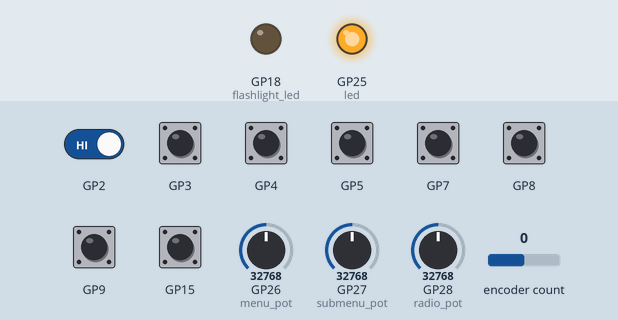
Recording of a program running on a simulated Raspberry Pi Pico running CircuitPython. Parts: output pins drawn as LEDs (lit = HIGH). The test bench sets the inputs (shaded band); at power-on: GP2–5, GP7–9, GP15 HIGH, GP26 (menu_pot) = 32768, GP27 (submenu_pot) = 32768, GP28 (radio_pot) = 32768, encoder count 0 (analog values on the 0–65535 scale). USB keyboard and mouse output is not drawn; what the program prints to the serial console is not drawn.

Above: at 0.01 s.
At 1.8 s:
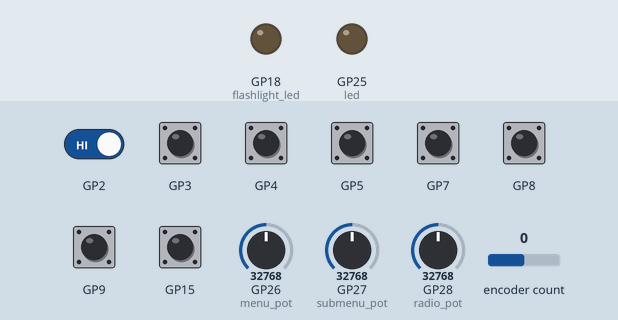
1.9 s: GP26 (menu_pot) set to 45874
3.4 s: GP27 (submenu_pot) set to 45874
4.9 s: GP7 pulled LOW for 0.15 s
8.0 s: GP8 pulled LOW for 0.15 s
9.6 s: GP15 pulled LOW for 0.15 s
11.2 s: GP2 driven LOW and GP8 driven LOW
Timing chart, 0 to 14.2 s (numbered marks = the images above; inputs shaded):
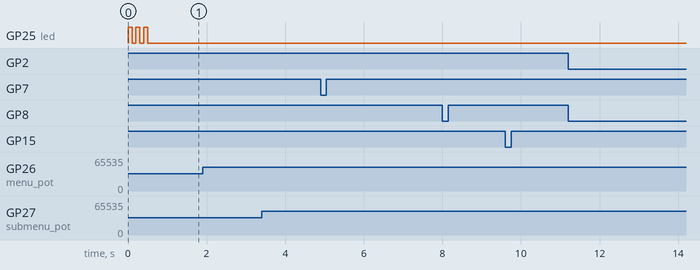

The program:

code.py
```python
"""
Pip-Boy 3000 MK IV - Pico I/O Coprocessor

Acts as a USB HID keyboard + consumer-control device for the Raspberry Pi
running the Pip-Boy app. All physical controls funnel through here.

Wiring:
  GP0/GP1   I2C0 SDA/SCL  -> SparkFun ROB-15451 motor driver -> bipolar stepper (radiation gauge)
  GP2-GP6   JS5208 5-way joystick (UP, DOWN, LEFT, RIGHT, CENTER) - active low
  GP7       ESE-20C441 select button - active low
  GP8       TL1265YQSCLR power button - active low (short / long press)
  GP9       TL1265YQSCLR flashlight button - active low (not used yet)
  GP10      DHT22 humidity sensor (single-wire)
  GP13      KY-040 encoder CLK
  GP14      KY-040 encoder DT
  GP15      KY-040 encoder SW - active low
  GP16      WS2812B NeoPixel chain (not used yet)
  GP18      TL1265YQSCLR flashlight LED output (not used yet)
  GP26 ADC0 Bourns 3382G - Menu Selector pot (absolute, 5 zones -> F1..F5)
  GP27 ADC1 Bourns 3382G - SubMenu Selector pot (relative, LEFT/RIGHT arrow)
  GP28 ADC2 Bourns 3382G - Radio pot (cosmetic for now)

Keys sent to Pi:
  F1..F5         module switch (STAT / INV / DATA / MAP / RADIO)
  LEFT/RIGHT     submenu prev/next
  UP/DOWN        item scroll
  ENTER          select
  F9             power button short press (Pi handles graceful shutdown)
  Vol+/Vol-      encoder rotation  (consumer control)
  Mute           encoder click     (consumer control)
"""

import time
import board
import digitalio
import analogio
import rotaryio
import usb_hid
from adafruit_hid.keyboard import Keyboard
from adafruit_hid.keycode import Keycode
from adafruit_hid.consumer_control import ConsumerControl
from adafruit_hid.consumer_control_code import ConsumerControlCode

# =================================================================
# CONFIG / TUNING
# =================================================================

POLL_INTERVAL = 0.005

# Button debounce
DEBOUNCE = 0.05

# Encoder: rotaryio gives 4 counts per detent on most KY-040 units
COUNTS_PER_DETENT = 4

# Pot tuning
MENU_POT_ZONES = 5
MENU_POT_HYSTERESIS = 1500          # ADC counts; stops jitter at zone boundaries
SUBMENU_POT_STEP_THRESHOLD = 4000   # ADC counts of motion to register one step
RADIO_POT_REPORT_THRESHOLD = 500    # ignore radio pot noise below this

# Power button
POWER_LONG_PRESS = 3.0  # seconds; held >= this triggers hard-off path

# DHT22
DHT_SAMPLE_PERIOD = 2.0  # DHT22 spec minimum

# Stepper / radiation gauge (CALIBRATE THESE)
GAUGE_STEPS_FULL_RANGE = 200   # steps from needle-left to needle-right
GAUGE_HUMIDITY_MIN = 20        # % humidity that pins the needle left
GAUGE_HUMIDITY_MAX = 80        # % humidity that pins the needle right

# Initial menu-pot sync delay: gives the Pi time to boot before
# we send the first F-key. If the Pi misses it, the user can just
# wiggle the Menu pot to re-sync.
INITIAL_SYNC_DELAY = 8.0

# Module mapping (matches Pi-side F1..F5 handlers)
MODULE_KEYS = [
    Keycode.F1,  # Stats
    Keycode.F2,  # Inventory
    Keycode.F3,  # Data
    Keycode.F4,  # Map
    Keycode.F5,  # Radio
]


# =================================================================
# HID DEVICES
# =================================================================
kbd = Keyboard(usb_hid.devices)
consumer = ConsumerControl(usb_hid.devices)


# =================================================================
# HARDWARE INIT
# =================================================================

def _input_pullup(pin):
    p = digitalio.DigitalInOut(pin)
    p.direction = digitalio.Direction.INPUT
    p.pull = digitalio.Pull.UP
    return p

# Joystick (CENTER intentionally unused)
joy_up     = _input_pullup(board.GP2)
joy_down   = _input_pullup(board.GP3)
joy_left   = _input_pullup(board.GP4)
joy_right  = _input_pullup(board.GP5)
joy_center = _input_pullup(board.GP6)

# Buttons
select_btn     = _input_pullup(board.GP7)
power_btn      = _input_pullup(board.GP8)
flashlight_btn = _input_pullup(board.GP9)

# Flashlight LED (placeholder)
flashlight_led = digitalio.DigitalInOut(board.GP18)
flashlight_led.direction = digitalio.Direction.OUTPUT
flashlight_led.value = False

# Encoder
encoder     = rotaryio.IncrementalEncoder(board.GP13, board.GP14)
encoder_btn = _input_pullup(board.GP15)

# Pots
menu_pot    = analogio.AnalogIn(board.GP26)
submenu_pot = analogio.AnalogIn(board.GP27)
radio_pot   = analogio.AnalogIn(board.GP28)

# DHT22 (uncomment when adafruit_dht is in /lib)
# import adafruit_dht
# dht = adafruit_dht.DHT22(board.GP10)
dht = None

# Motor driver (uncomment when the SparkFun motor driver lib is in /lib)
# import busio
# from sparkfun_qwiicmotordriver import QwiicMotorDriver  # confirm exact lib name
# i2c = busio.I2C(scl=board.GP1, sda=board.GP0)
# motor = QwiicMotorDriver(i2c)
motor = None

# Onboard LED for debug
led = digitalio.DigitalInOut(board.LED)
led.direction = digitalio.Direction.OUTPUT


# =================================================================
# STATE
# =================================================================

def _initial_zone(value, num_zones):
    z = value * num_zones // 65536
    return num_zones - 1 if z >= num_zones else z

# Menu pot - absolute
current_menu_zone = _initial_zone(menu_pot.value, MENU_POT_ZONES)
boot_time = time.monotonic()
initial_sync_sent = False

# SubMenu pot - relative; anchor moves each time we emit a step
submenu_anchor = submenu_pot.value

# Radio pot - cosmetic; track last reported value
last_radio_value = radio_pot.value

# Joystick
joy_inputs = {
    # name: (pin, keycode)
    "up":    (joy_up,    Keycode.UP_ARROW),
    "down":  (joy_down,  Keycode.DOWN_ARROW),
    "left":  (joy_left,  Keycode.LEFT_ARROW),
    "right": (joy_right, Keycode.RIGHT_ARROW),
}
joy_last_state = {name: True for name in joy_inputs}

# Buttons (debounce state)
btn_last_state = {"select": True, "encoder": True, "flashlight": True}
btn_last_press_time = {"select": 0.0, "encoder": 0.0, "flashlight": 0.0}

# Power button (special: short vs long press)
power_last_state = True
power_pressed_at = None
power_long_fired = False

# Encoder
last_encoder_position = encoder.position
encoder_accum = 0

# DHT22 / gauge
last_dht_sample = 0.0
current_humidity = None
current_gauge_target = 0
current_gauge_position = 0


# =================================================================
# HELPERS
# =================================================================

def menu_zone_with_hysteresis(value, current_zone):
    """Return new zone, but stick to current zone within deadband."""
    zone_size = 65536 // MENU_POT_ZONES
    low = current_zone * zone_size - MENU_POT_HYSTERESIS
    high = (current_zone + 1) * zone_size + MENU_POT_HYSTERESIS
    if low <= value <= high:
        return current_zone
    new_zone = value * MENU_POT_ZONES // 65536
    if new_zone < 0:
        return 0
    if new_zone >= MENU_POT_ZONES:
        return MENU_POT_ZONES - 1
    return new_zone


def humidity_to_steps(humidity_pct):
    """Map humidity % to absolute stepper position."""
    if humidity_pct is None:
        return current_gauge_position
    h = max(GAUGE_HUMIDITY_MIN, min(GAUGE_HUMIDITY_MAX, humidity_pct))
    span = GAUGE_HUMIDITY_MAX - GAUGE_HUMIDITY_MIN
    pct = (h - GAUGE_HUMIDITY_MIN) / span
    return int(pct * GAUGE_STEPS_FULL_RANGE)


def move_gauge_to(target_steps):
    """Move stepper toward target_steps. NON-BLOCKING.

    TODO: implement with the SparkFun Qwiic Motor Driver lib once it's
    installed. For a bipolar stepper, drive both motor channels in the
    standard 4-step (full) or 8-step (half) pattern, one step per call,
    walking current_gauge_position toward target_steps. Do not block —
    the main loop needs to keep responding to inputs.
    """
    global current_gauge_position
    if motor is None:
        current_gauge_position = target_steps  # pretend until lib is wired
        return
    # TODO: real stepping logic here.
    current_gauge_position = target_steps


def process_radio_pot(value):
    """Cosmetic for now.

    Future: quantize to N zones to send station-select keys, or pipe the
    raw value over USB CDC serial as a fine-tuning indicator for the Pi's
    Radio module.
    """
    pass


# =================================================================
# STARTUP
# =================================================================

print("Pip-Boy Pico controller starting…")
for _ in range(3):
    led.value = True
    time.sleep(0.1)
    led.value = False
    time.sleep(0.1)


# =================================================================
# MAIN LOOP
# =================================================================

while True:
    now = time.monotonic()

    # -------------------------------------------------------------
    # Initial Menu pot sync (once, after Pi has booted)
    # -------------------------------------------------------------
    if not initial_sync_sent and (now - boot_time) >= INITIAL_SYNC_DELAY:
        kbd.send(MODULE_KEYS[current_menu_zone])
        initial_sync_sent = True
        print("[boot] synced menu zone -> module", current_menu_zone)

    # -------------------------------------------------------------
    # Menu pot (absolute, F1..F5)
    # -------------------------------------------------------------
    new_zone = menu_zone_with_hysteresis(menu_pot.value, current_menu_zone)
    if new_zone != current_menu_zone:
        current_menu_zone = new_zone
        kbd.send(MODULE_KEYS[current_menu_zone])
        print("[menu pot] zone ->", current_menu_zone)

    # -------------------------------------------------------------
    # SubMenu pot (relative, LEFT/RIGHT arrow)
    # -------------------------------------------------------------
    submenu_now = submenu_pot.value
    delta = submenu_now - submenu_anchor
    if delta >= SUBMENU_POT_STEP_THRESHOLD:
        kbd.send(Keycode.RIGHT_ARROW)
        submenu_anchor = submenu_now
        print("[submenu pot] -> RIGHT")
    elif delta <= -SUBMENU_POT_STEP_THRESHOLD:
        kbd.send(Keycode.LEFT_ARROW)
        submenu_anchor = submenu_now
        print("[submenu pot] -> LEFT")

    # -------------------------------------------------------------
    # Radio pot (cosmetic)
    # -------------------------------------------------------------
    radio_now = radio_pot.value
    if abs(radio_now - last_radio_value) >= RADIO_POT_REPORT_THRESHOLD:
        process_radio_pot(radio_now)
        last_radio_value = radio_now

    # -------------------------------------------------------------
    # Joystick (UP/DOWN/LEFT/RIGHT) - edge-triggered, no auto-repeat
    # CENTER is intentionally not wired up.
    # -------------------------------------------------------------
    for name, (pin, keycode) in joy_inputs.items():
        pressed = not pin.value
        was_pressed = not joy_last_state[name]
        if pressed and not was_pressed:
            kbd.send(keycode)
        joy_last_state[name] = pin.value

    # -------------------------------------------------------------
    # Select button -> ENTER
    # -------------------------------------------------------------
    pressed = not select_btn.value
    if (pressed and btn_last_state["select"]
            and (now - btn_last_press_time["select"]) > DEBOUNCE):
        btn_last_press_time["select"] = now
        kbd.send(Keycode.ENTER)
        print("[select] ENTER")
    btn_last_state["select"] = not pressed

    # -------------------------------------------------------------
    # Encoder click -> MUTE
    # (consumer-control; if your Pi audio doesn't react, change this
    #  to a regular Keycode and bind it in the pygame event handler.)
    # -------------------------------------------------------------
    pressed = not encoder_btn.value
    if (pressed and btn_last_state["encoder"]
            and (now - btn_last_press_time["encoder"]) > DEBOUNCE):
        btn_last_press_time["encoder"] = now
        consumer.send(ConsumerControlCode.MUTE)
        print("[encoder click] MUTE")
    btn_last_state["encoder"] = not pressed

    # -------------------------------------------------------------
    # Flashlight button (placeholder)
    # -------------------------------------------------------------
    pressed = not flashlight_btn.value
    if (pressed and btn_last_state["flashlight"]
            and (now - btn_last_press_time["flashlight"]) > DEBOUNCE):
        btn_last_press_time["flashlight"] = now
        # TODO: toggle flashlight_led.value and notify Pi
        pass
    btn_last_state["flashlight"] = not pressed

    # -------------------------------------------------------------
    # Power button: short press -> F9 (Pi soft shutdown)
    #               long press  -> hard-off (TODO: drive EN line low)
    # -------------------------------------------------------------
    pressed = not power_btn.value
    if pressed and power_last_state:
        # rising edge
        power_pressed_at = now
        power_long_fired = False
    elif pressed and not power_last_state:
        # still held
        if (not power_long_fired and power_pressed_at is not None
                and (now - power_pressed_at) >= POWER_LONG_PRESS):
            print("[power] LONG press -> hard off (TODO: drive EN low)")
            # TODO: pull a GPIO output low to latch PowerBoost EN
            power_long_fired = True
    elif not pressed and not power_last_state:
        # released
        if (not power_long_fired and power_pressed_at is not None):
            held = now - power_pressed_at
            if held < POWER_LONG_PRESS:
                kbd.send(Keycode.F9)
                print("[power] short press -> F9 (held {:.2f}s)".format(held))
        power_pressed_at = None
        power_long_fired = False
    power_last_state = not pressed

    # -------------------------------------------------------------
    # Encoder rotation -> volume + / -
    # (consumer-control; swap to regular Keycodes if your Pi-side
    #  pygame app needs to handle volume in code.)
    # -------------------------------------------------------------
    position = encoder.position
    delta = position - last_encoder_position
    if delta != 0:
        last_encoder_position = position
        encoder_accum += delta
        while encoder_accum >= COUNTS_PER_DETENT:
            consumer.send(ConsumerControlCode.VOLUME_INCREMENT)
            encoder_accum -= COUNTS_PER_DETENT
        while encoder_accum <= -COUNTS_PER_DETENT:
            consumer.send(ConsumerControlCode.VOLUME_DECREMENT)
            encoder_accum += COUNTS_PER_DETENT

    # -------------------------------------------------------------
    # DHT22 -> radiation gauge needle
    # -------------------------------------------------------------
    if dht is not None and (now - last_dht_sample) >= DHT_SAMPLE_PERIOD:
        last_dht_sample = now
        try:
            current_humidity = dht.humidity
            if current_humidity is not None:
                target = humidity_to_steps(current_humidity)
                if target != current_gauge_target:
                    current_gauge_target = target
                    move_gauge_to(target)
        except (RuntimeError, OSError) as e:
            # DHT22 reads occasionally fail; just retry next cycle
            print("[dht] read failed:", e)

    time.sleep(POLL_INTERVAL)
```

Measured:
- after the input at 1.9 s, every drawn part: stays the same
- after the input at 3.4 s, every drawn part: stays the same
- after the input at 4.9 s, every drawn part: stays the same
- after the input at 8.0 s, every drawn part: stays the same
- after the input at 9.6 s, every drawn part: stays the same
- after the input at 11.2 s, every drawn part: stays the same
